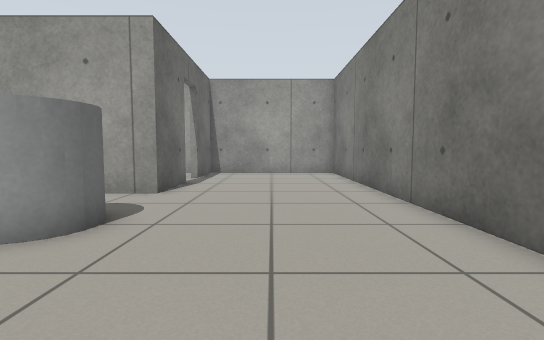
View 1 (above)

15 first-person views from a walk through a robot-simulator world made for Gazebo. The camera is 0.64 m above the floor, tilts 4° down and sees 85° across. The floor is counted in squares, 0.5 m on a side. Each view is taken from the middle of a square. On the plan, view 1 faces up. The plan holds only what a view shows up to about 13 squares ahead; the rest is blank.

View 2
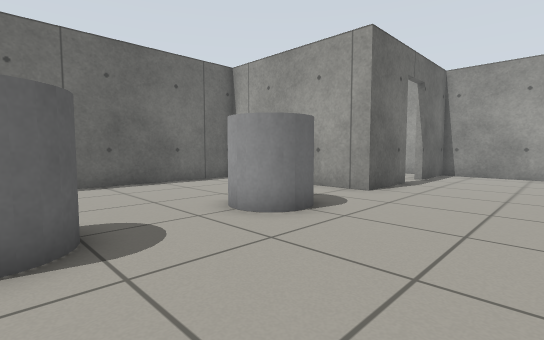

View 3
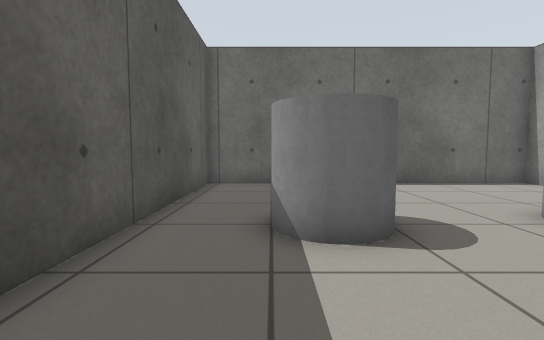

View 4
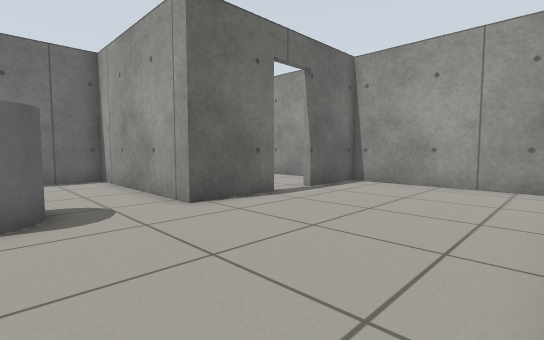

View 5
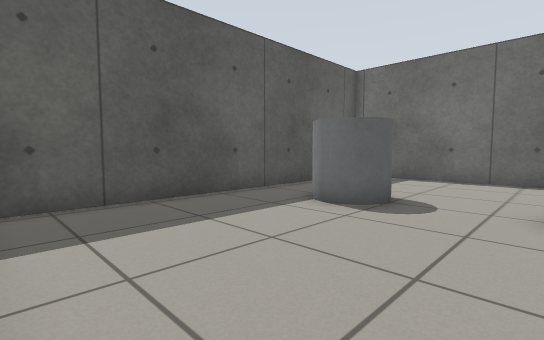

View 6
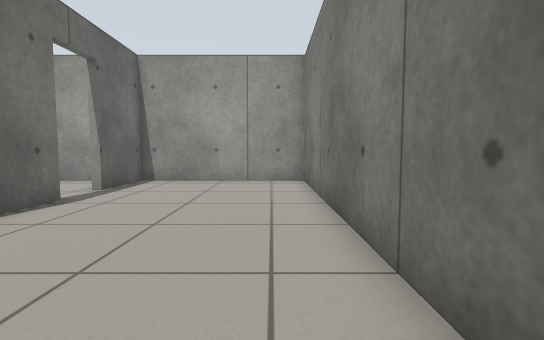

View 7
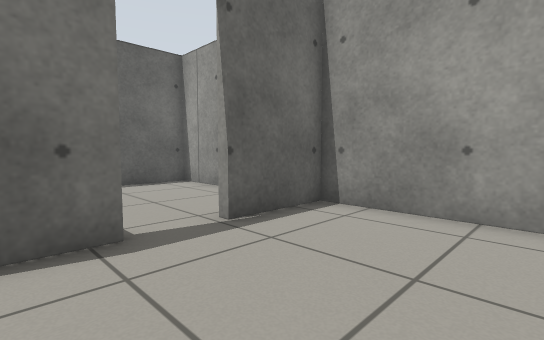

View 8
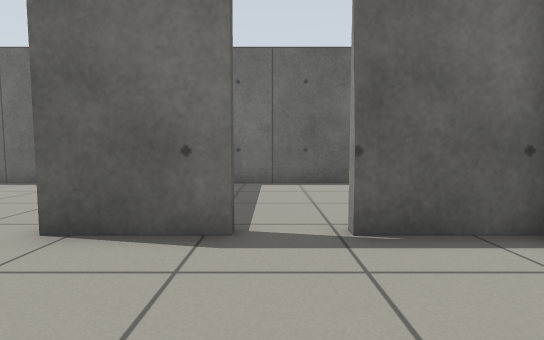

View 9
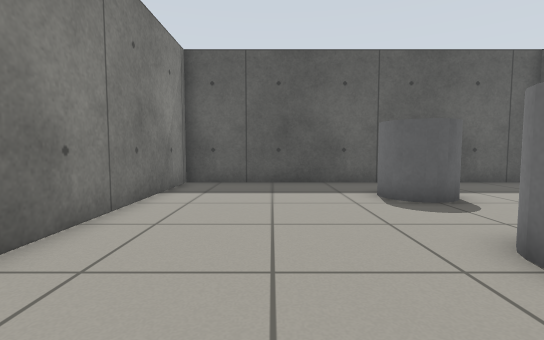

View 10
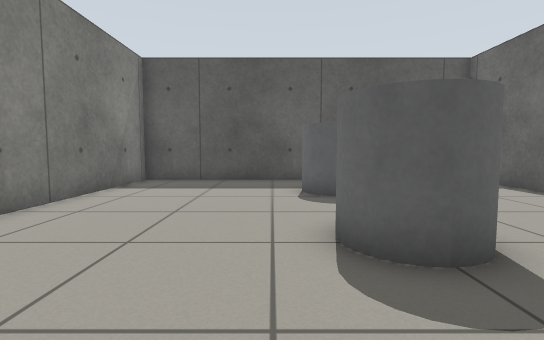

View 11
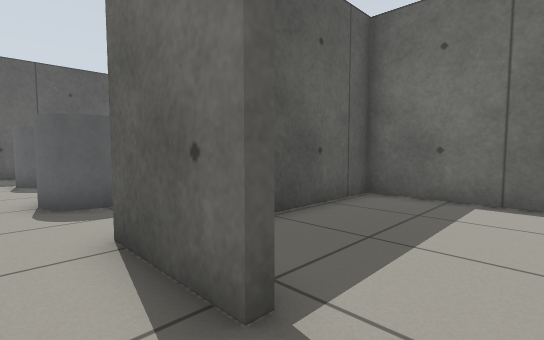

View 12
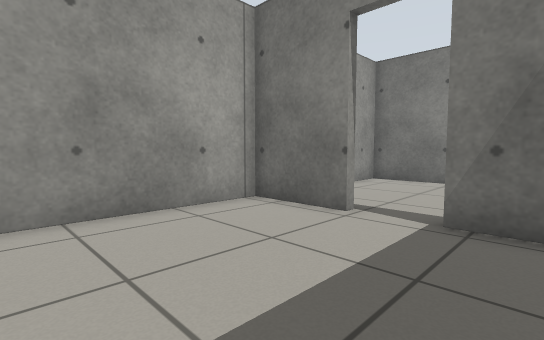

View 13
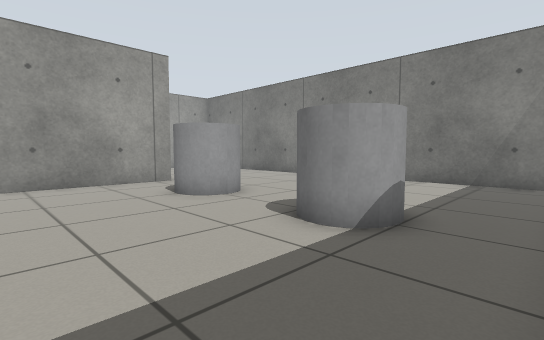

View 14
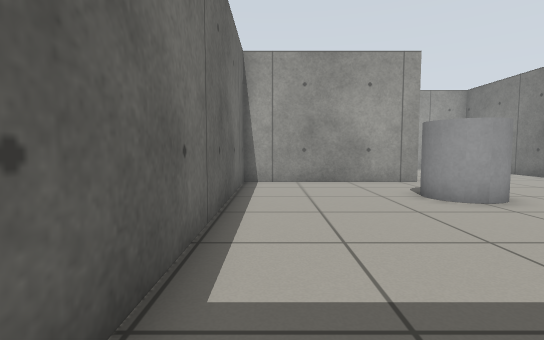

View 15
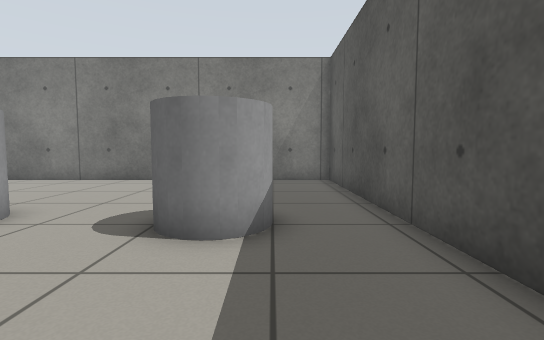

### Floor plan
Key: @ floor where view 1 was taken; # wall or solid block; . floor; D open door; C grey cylinder.
Columns run from 10 left of view 1 to 4 right of it. Each row starts with its distance up from view 1.
 16 ###############
 15 #......#......#
 14 #......#......#
 13 #......D......#
 12 #.....DD......#
 11 #......#......#
 10 #......#......#
  9 ########......#
  8 #.............#
  7 #.............#
  6 #.....C.......#
  5 #....C C......#
  4 #.....C.......#
  3 #.............#
  2 #.............#
  1 #.....C.......#
  0 #....C C..@...#
 -1 #.....C.......#
 -2 #.............#
 -3 #.............#
 -4 ###############

Where each view was taken, in squares from view 1:
view 1: 0 up, 0 right, facing up
view 2: 0 up, 1 right, facing up-left
view 3: 1 down, 1 right, facing left
view 4: 5 up, 3 right, facing up-left
view 5: 4 up, 3 right, facing down-left
view 6: 4 up, 2 right, facing up
view 7: 10 up, 1 right, facing up-left
view 8: 12 up, 1 right, facing left
view 9: 8 up, 0 right, facing down
view 10: 9 up, 2 left, facing down
view 11: 13 up, 2 left, facing down-left
view 12: 10 up, 9 left, facing up-right
view 13: 3 down, 9 left, facing up-right
view 14: 3 down, 9 left, facing up
view 15: 1 down, 9 left, facing right
